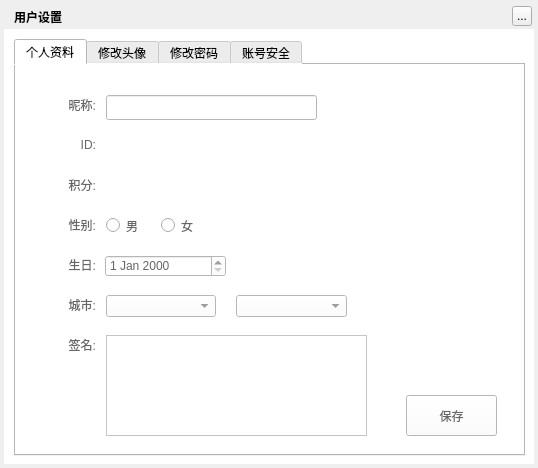
<?xml version="1.0" encoding="UTF-8"?>
<ui version="4.0">
 <class>MusicUserRecordWidget</class>
 <widget class="QWidget" name="MusicUserRecordWidget">
  <property name="geometry">
   <rect>
    <x>0</x>
    <y>0</y>
    <width>538</width>
    <height>468</height>
   </rect>
  </property>
  <property name="windowTitle">
   <string>用户设置 </string>
  </property>
  <property name="styleSheet">
   <string notr="true"/>
  </property>
  <widget class="QLabel" name="background">
   <property name="geometry">
    <rect>
     <x>4</x>
     <y>4</y>
     <width>530</width>
     <height>460</height>
    </rect>
   </property>
   <property name="styleSheet">
    <string notr="true"/>
   </property>
   <property name="text">
    <string/>
   </property>
  </widget>
  <widget class="QLabel" name="topTitleName">
   <property name="geometry">
    <rect>
     <x>14</x>
     <y>4</y>
     <width>221</width>
     <height>25</height>
    </rect>
   </property>
   <property name="styleSheet">
    <string notr="true">color:&quot;#FFFFFF&quot;;font-weight:bold</string>
   </property>
   <property name="text">
    <string>用户设置 </string>
   </property>
  </widget>
  <widget class="QToolButton" name="topTitleCloseButton">
   <property name="geometry">
    <rect>
     <x>512</x>
     <y>6</y>
     <width>20</width>
     <height>20</height>
    </rect>
   </property>
   <property name="text">
    <string>...</string>
   </property>
  </widget>
  <widget class="QWidget" name="backgroundMask" native="true">
   <property name="geometry">
    <rect>
     <x>4</x>
     <y>29</y>
     <width>530</width>
     <height>435</height>
    </rect>
   </property>
   <property name="styleSheet">
    <string notr="true">background:white;</string>
   </property>
   <widget class="QTabWidget" name="tabWidget">
    <property name="geometry">
     <rect>
      <x>10</x>
      <y>10</y>
      <width>511</width>
      <height>417</height>
     </rect>
    </property>
    <property name="currentIndex">
     <number>0</number>
    </property>
    <widget class="QWidget" name="tab">
     <property name="styleSheet">
      <string notr="true">color:#666666;</string>
     </property>
     <attribute name="title">
      <string>个人资料</string>
     </attribute>
     <widget class="QLabel" name="label_F">
      <property name="geometry">
       <rect>
        <x>30</x>
        <y>110</y>
        <width>50</width>
        <height>20</height>
       </rect>
      </property>
      <property name="styleSheet">
       <string notr="true"/>
      </property>
      <property name="text">
       <string>积分:</string>
      </property>
      <property name="alignment">
       <set>Qt::AlignRight|Qt::AlignTrailing|Qt::AlignVCenter</set>
      </property>
     </widget>
     <widget class="QLabel" name="userTimeLabel_F">
      <property name="geometry">
       <rect>
        <x>90</x>
        <y>110</y>
        <width>261</width>
        <height>21</height>
       </rect>
      </property>
      <property name="text">
       <string/>
      </property>
     </widget>
     <widget class="QLabel" name="label_2F">
      <property name="geometry">
       <rect>
        <x>30</x>
        <y>70</y>
        <width>50</width>
        <height>20</height>
       </rect>
      </property>
      <property name="text">
       <string>ID:</string>
      </property>
      <property name="alignment">
       <set>Qt::AlignRight|Qt::AlignTrailing|Qt::AlignVCenter</set>
      </property>
     </widget>
     <widget class="QLabel" name="userIDLabel_F">
      <property name="geometry">
       <rect>
        <x>90</x>
        <y>70</y>
        <width>261</width>
        <height>21</height>
       </rect>
      </property>
      <property name="text">
       <string/>
      </property>
     </widget>
     <widget class="QLabel" name="label_3F">
      <property name="geometry">
       <rect>
        <x>30</x>
        <y>30</y>
        <width>50</width>
        <height>20</height>
       </rect>
      </property>
      <property name="text">
       <string>昵称:</string>
      </property>
      <property name="alignment">
       <set>Qt::AlignRight|Qt::AlignTrailing|Qt::AlignVCenter</set>
      </property>
     </widget>
     <widget class="QLabel" name="label_4F">
      <property name="geometry">
       <rect>
        <x>30</x>
        <y>150</y>
        <width>50</width>
        <height>20</height>
       </rect>
      </property>
      <property name="text">
       <string>性别:</string>
      </property>
      <property name="alignment">
       <set>Qt::AlignRight|Qt::AlignTrailing|Qt::AlignVCenter</set>
      </property>
     </widget>
     <widget class="QLabel" name="label_5F">
      <property name="geometry">
       <rect>
        <x>30</x>
        <y>190</y>
        <width>50</width>
        <height>20</height>
       </rect>
      </property>
      <property name="text">
       <string>生日:</string>
      </property>
      <property name="alignment">
       <set>Qt::AlignRight|Qt::AlignTrailing|Qt::AlignVCenter</set>
      </property>
     </widget>
     <widget class="QLabel" name="label_6F">
      <property name="geometry">
       <rect>
        <x>30</x>
        <y>230</y>
        <width>50</width>
        <height>20</height>
       </rect>
      </property>
      <property name="text">
       <string>城市:</string>
      </property>
      <property name="alignment">
       <set>Qt::AlignRight|Qt::AlignTrailing|Qt::AlignVCenter</set>
      </property>
     </widget>
     <widget class="QLabel" name="label_7F">
      <property name="geometry">
       <rect>
        <x>30</x>
        <y>270</y>
        <width>50</width>
        <height>20</height>
       </rect>
      </property>
      <property name="text">
       <string>签名:</string>
      </property>
      <property name="alignment">
       <set>Qt::AlignRight|Qt::AlignTrailing|Qt::AlignVCenter</set>
      </property>
     </widget>
     <widget class="QPushButton" name="confirmButton_F">
      <property name="geometry">
       <rect>
        <x>390</x>
        <y>330</y>
        <width>91</width>
        <height>41</height>
       </rect>
      </property>
      <property name="cursor">
       <cursorShape>PointingHandCursor</cursorShape>
      </property>
      <property name="text">
       <string>保存</string>
      </property>
     </widget>
     <widget class="QLineEdit" name="nicknameEdit">
      <property name="geometry">
       <rect>
        <x>90</x>
        <y>30</y>
        <width>211</width>
        <height>25</height>
       </rect>
      </property>
     </widget>
     <widget class="QRadioButton" name="maleRadioButton_F">
      <property name="geometry">
       <rect>
        <x>90</x>
        <y>153</y>
        <width>50</width>
        <height>15</height>
       </rect>
      </property>
      <property name="text">
       <string>男</string>
      </property>
     </widget>
     <widget class="QRadioButton" name="femaleRadioButton_F">
      <property name="geometry">
       <rect>
        <x>145</x>
        <y>153</y>
        <width>60</width>
        <height>15</height>
       </rect>
      </property>
      <property name="text">
       <string>女</string>
      </property>
     </widget>
     <widget class="QDateEdit" name="birthDateEdit_F">
      <property name="geometry">
       <rect>
        <x>89</x>
        <y>190</y>
        <width>121</width>
        <height>22</height>
       </rect>
      </property>
     </widget>
     <widget class="QComboBox" name="cityComboBox_F">
      <property name="geometry">
       <rect>
        <x>90</x>
        <y>230</y>
        <width>110</width>
        <height>22</height>
       </rect>
      </property>
     </widget>
     <widget class="QComboBox" name="countryComboBox_F">
      <property name="geometry">
       <rect>
        <x>220</x>
        <y>230</y>
        <width>111</width>
        <height>22</height>
       </rect>
      </property>
     </widget>
     <widget class="QTextEdit" name="signatureEdit_F">
      <property name="geometry">
       <rect>
        <x>90</x>
        <y>270</y>
        <width>261</width>
        <height>101</height>
       </rect>
      </property>
     </widget>
    </widget>
    <widget class="QWidget" name="tab_2">
     <property name="styleSheet">
      <string notr="true">color:#666666;</string>
     </property>
     <attribute name="title">
      <string>修改头像</string>
     </attribute>
     <widget class="QLabel" name="label_S">
      <property name="geometry">
       <rect>
        <x>20</x>
        <y>20</y>
        <width>241</width>
        <height>20</height>
       </rect>
      </property>
      <property name="styleSheet">
       <string notr="true">font-weight:bold</string>
      </property>
      <property name="text">
       <string>设置您喜爱的一个头像:</string>
      </property>
     </widget>
     <widget class="QLabel" name="label_2S">
      <property name="geometry">
       <rect>
        <x>40</x>
        <y>45</y>
        <width>461</width>
        <height>20</height>
       </rect>
      </property>
      <property name="text">
       <string>(请选择图片文件，最佳尺寸400X400，支持JPG,JPEG,PNG,GIF)</string>
      </property>
     </widget>
     <widget class="MusicPhotoGrabLabel" name="bigPixmapLabel_S" native="true">
      <property name="geometry">
       <rect>
        <x>50</x>
        <y>100</y>
        <width>200</width>
        <height>200</height>
       </rect>
      </property>
     </widget>
     <widget class="QLabel" name="smlPixmapLabel_S">
      <property name="geometry">
       <rect>
        <x>320</x>
        <y>160</y>
        <width>100</width>
        <height>100</height>
       </rect>
      </property>
      <property name="text">
       <string/>
      </property>
     </widget>
     <widget class="QLabel" name="label_5S">
      <property name="geometry">
       <rect>
        <x>335</x>
        <y>130</y>
        <width>60</width>
        <height>20</height>
       </rect>
      </property>
      <property name="text">
       <string>头像预览</string>
      </property>
     </widget>
     <widget class="QPushButton" name="openFileButton_S">
      <property name="geometry">
       <rect>
        <x>60</x>
        <y>320</y>
        <width>91</width>
        <height>41</height>
       </rect>
      </property>
      <property name="cursor">
       <cursorShape>PointingHandCursor</cursorShape>
      </property>
      <property name="text">
       <string>选择头像</string>
      </property>
     </widget>
     <widget class="QPushButton" name="saveFileButton_S">
      <property name="geometry">
       <rect>
        <x>330</x>
        <y>320</y>
        <width>91</width>
        <height>41</height>
       </rect>
      </property>
      <property name="cursor">
       <cursorShape>PointingHandCursor</cursorShape>
      </property>
      <property name="text">
       <string>确定选择</string>
      </property>
     </widget>
    </widget>
    <widget class="QWidget" name="tab_3">
     <property name="styleSheet">
      <string notr="true"/>
     </property>
     <attribute name="title">
      <string>修改密码</string>
     </attribute>
     <widget class="QLabel" name="label_T">
      <property name="geometry">
       <rect>
        <x>50</x>
        <y>50</y>
        <width>50</width>
        <height>20</height>
       </rect>
      </property>
      <property name="text">
       <string>&lt;font color=&quot;#FF0000&quot;&gt;*&lt;/font&gt;原密码:</string>
      </property>
      <property name="alignment">
       <set>Qt::AlignRight|Qt::AlignTrailing|Qt::AlignVCenter</set>
      </property>
     </widget>
     <widget class="MusicUserLineEdit" name="originPwdEdit_T">
      <property name="geometry">
       <rect>
        <x>110</x>
        <y>50</y>
        <width>211</width>
        <height>25</height>
       </rect>
      </property>
      <property name="echoMode">
       <enum>QLineEdit::Password</enum>
      </property>
     </widget>
     <widget class="QLabel" name="label_2T">
      <property name="geometry">
       <rect>
        <x>50</x>
        <y>100</y>
        <width>50</width>
        <height>20</height>
       </rect>
      </property>
      <property name="text">
       <string>&lt;font color=&quot;#FF0000&quot;&gt;*&lt;/font&gt;新密码:</string>
      </property>
      <property name="alignment">
       <set>Qt::AlignRight|Qt::AlignTrailing|Qt::AlignVCenter</set>
      </property>
     </widget>
     <widget class="MusicUserLineEdit" name="newPwdEdit_T">
      <property name="geometry">
       <rect>
        <x>110</x>
        <y>100</y>
        <width>211</width>
        <height>25</height>
       </rect>
      </property>
      <property name="echoMode">
       <enum>QLineEdit::Password</enum>
      </property>
     </widget>
     <widget class="QLabel" name="label_3T">
      <property name="geometry">
       <rect>
        <x>40</x>
        <y>170</y>
        <width>61</width>
        <height>20</height>
       </rect>
      </property>
      <property name="text">
       <string>&lt;font color=&quot;#FF0000&quot;&gt;*&lt;/font&gt;确认密码:</string>
      </property>
      <property name="alignment">
       <set>Qt::AlignRight|Qt::AlignTrailing|Qt::AlignVCenter</set>
      </property>
     </widget>
     <widget class="MusicUserLineEdit" name="newCPwdEdit_T">
      <property name="geometry">
       <rect>
        <x>110</x>
        <y>170</y>
        <width>211</width>
        <height>25</height>
       </rect>
      </property>
      <property name="echoMode">
       <enum>QLineEdit::Password</enum>
      </property>
     </widget>
     <widget class="QLineEdit" name="verificationCodeEdit_T">
      <property name="geometry">
       <rect>
        <x>110</x>
        <y>215</y>
        <width>81</width>
        <height>31</height>
       </rect>
      </property>
     </widget>
     <widget class="QLabel" name="label_4T">
      <property name="geometry">
       <rect>
        <x>50</x>
        <y>220</y>
        <width>50</width>
        <height>20</height>
       </rect>
      </property>
      <property name="text">
       <string>&lt;font color=&quot;#FF0000&quot;&gt;*&lt;/font&gt;验证码:</string>
      </property>
      <property name="alignment">
       <set>Qt::AlignRight|Qt::AlignTrailing|Qt::AlignVCenter</set>
      </property>
     </widget>
     <widget class="QPushButton" name="confirmButton_T">
      <property name="geometry">
       <rect>
        <x>110</x>
        <y>285</y>
        <width>91</width>
        <height>41</height>
       </rect>
      </property>
      <property name="cursor">
       <cursorShape>PointingHandCursor</cursorShape>
      </property>
      <property name="text">
       <string>保存</string>
      </property>
     </widget>
     <widget class="QLabel" name="label_5T">
      <property name="geometry">
       <rect>
        <x>110</x>
        <y>140</y>
        <width>72</width>
        <height>20</height>
       </rect>
      </property>
      <property name="text">
       <string>密码强度：弱</string>
      </property>
      <property name="alignment">
       <set>Qt::AlignRight|Qt::AlignTrailing|Qt::AlignVCenter</set>
      </property>
     </widget>
     <widget class="QLabel" name="label_6T">
      <property name="geometry">
       <rect>
        <x>305</x>
        <y>140</y>
        <width>15</width>
        <height>20</height>
       </rect>
      </property>
      <property name="text">
       <string>强</string>
      </property>
      <property name="alignment">
       <set>Qt::AlignRight|Qt::AlignTrailing|Qt::AlignVCenter</set>
      </property>
     </widget>
     <widget class="QLabel" name="pwdStrengthT1">
      <property name="geometry">
       <rect>
        <x>185</x>
        <y>145</y>
        <width>35</width>
        <height>10</height>
       </rect>
      </property>
      <property name="styleSheet">
       <string notr="true">background:#BFBFBF;</string>
      </property>
      <property name="text">
       <string/>
      </property>
      <property name="alignment">
       <set>Qt::AlignRight|Qt::AlignTrailing|Qt::AlignVCenter</set>
      </property>
     </widget>
     <widget class="QLabel" name="pwdStrengthT2">
      <property name="geometry">
       <rect>
        <x>227</x>
        <y>145</y>
        <width>35</width>
        <height>10</height>
       </rect>
      </property>
      <property name="styleSheet">
       <string notr="true">background:#BFBFBF;</string>
      </property>
      <property name="text">
       <string/>
      </property>
      <property name="alignment">
       <set>Qt::AlignRight|Qt::AlignTrailing|Qt::AlignVCenter</set>
      </property>
     </widget>
     <widget class="QLabel" name="pwdStrengthT3">
      <property name="geometry">
       <rect>
        <x>270</x>
        <y>145</y>
        <width>35</width>
        <height>10</height>
       </rect>
      </property>
      <property name="styleSheet">
       <string notr="true">background:#BFBFBF;</string>
      </property>
      <property name="text">
       <string/>
      </property>
      <property name="alignment">
       <set>Qt::AlignRight|Qt::AlignTrailing|Qt::AlignVCenter</set>
      </property>
     </widget>
     <widget class="QLabel" name="labelRighT1">
      <property name="geometry">
       <rect>
        <x>330</x>
        <y>53</y>
        <width>20</width>
        <height>20</height>
       </rect>
      </property>
      <property name="styleSheet">
       <string notr="true">image:url(:/tiny/lb_right)</string>
      </property>
      <property name="text">
       <string/>
      </property>
     </widget>
     <widget class="QLabel" name="labelRighT2">
      <property name="geometry">
       <rect>
        <x>330</x>
        <y>103</y>
        <width>20</width>
        <height>20</height>
       </rect>
      </property>
      <property name="styleSheet">
       <string notr="true">image:url(:/tiny/lb_right)</string>
      </property>
      <property name="text">
       <string/>
      </property>
     </widget>
     <widget class="QLabel" name="labelRighT3">
      <property name="geometry">
       <rect>
        <x>330</x>
        <y>173</y>
        <width>20</width>
        <height>20</height>
       </rect>
      </property>
      <property name="styleSheet">
       <string notr="true">image:url(:/tiny/lb_right)</string>
      </property>
      <property name="text">
       <string/>
      </property>
     </widget>
     <widget class="MusicCodeAreaWidget" name="verificationCode">
      <property name="geometry">
       <rect>
        <x>220</x>
        <y>215</y>
        <width>91</width>
        <height>31</height>
       </rect>
      </property>
     </widget>
    </widget>
    <widget class="QWidget" name="tab_4">
     <property name="styleSheet">
      <string notr="true">
	color:#666666;</string>
     </property>
     <attribute name="title">
      <string>账号安全</string>
     </attribute>
     <widget class="QLabel" name="label_FF1">
      <property name="geometry">
       <rect>
        <x>50</x>
        <y>20</y>
        <width>415</width>
        <height>31</height>
       </rect>
      </property>
      <property name="text">
       <string>&lt;font size=5&gt;&lt;b&gt;安全邮箱&lt;/b&gt;&lt;/font&gt;（安全邮箱可用于找回密码，验证后还可以作为登录邮箱）</string>
      </property>
     </widget>
     <widget class="Line" name="line_FF">
      <property name="geometry">
       <rect>
        <x>40</x>
        <y>115</y>
        <width>420</width>
        <height>3</height>
       </rect>
      </property>
      <property name="orientation">
       <enum>Qt::Horizontal</enum>
      </property>
     </widget>
     <widget class="Line" name="line_FF2">
      <property name="geometry">
       <rect>
        <x>40</x>
        <y>225</y>
        <width>420</width>
        <height>3</height>
       </rect>
      </property>
      <property name="orientation">
       <enum>Qt::Horizontal</enum>
      </property>
     </widget>
     <widget class="QLabel" name="label_FF2">
      <property name="geometry">
       <rect>
        <x>50</x>
        <y>130</y>
        <width>415</width>
        <height>31</height>
       </rect>
      </property>
      <property name="text">
       <string>&lt;font size=5&gt;&lt;b&gt;安全手机&lt;/b&gt;&lt;/font&gt;（安全手机可用于找回密码，验证后还可以作为登录手机）</string>
      </property>
     </widget>
     <widget class="Line" name="line_FF3">
      <property name="geometry">
       <rect>
        <x>40</x>
        <y>335</y>
        <width>420</width>
        <height>3</height>
       </rect>
      </property>
      <property name="orientation">
       <enum>Qt::Horizontal</enum>
      </property>
     </widget>
     <widget class="QLabel" name="label_FF3">
      <property name="geometry">
       <rect>
        <x>50</x>
        <y>240</y>
        <width>415</width>
        <height>31</height>
       </rect>
      </property>
      <property name="styleSheet">
       <string notr="true"/>
      </property>
      <property name="text">
       <string>&lt;font size=5&gt;&lt;b&gt;安全问题&lt;/b&gt;&lt;/font&gt;（忘记密码时，通过安全问题重新设置密码）</string>
      </property>
     </widget>
     <widget class="QLabel" name="label_FF4">
      <property name="geometry">
       <rect>
        <x>60</x>
        <y>70</y>
        <width>161</width>
        <height>20</height>
       </rect>
      </property>
      <property name="styleSheet">
       <string notr="true">color:#158FE1;font-size:15px;font-weight:bold</string>
      </property>
      <property name="text">
       <string>g******ky@163.com</string>
      </property>
     </widget>
     <widget class="QLabel" name="label_FF6">
      <property name="geometry">
       <rect>
        <x>60</x>
        <y>180</y>
        <width>111</width>
        <height>20</height>
       </rect>
      </property>
      <property name="styleSheet">
       <string notr="true">color:#158FE1;font-size:15px;font-weight:bold</string>
      </property>
      <property name="text">
       <string>159******49</string>
      </property>
     </widget>
     <widget class="QLabel" name="label_FF5">
      <property name="geometry">
       <rect>
        <x>360</x>
        <y>70</y>
        <width>90</width>
        <height>20</height>
       </rect>
      </property>
      <property name="text">
       <string>状态:&lt;font color=&quot;#000000&quot; size=4 &gt;&lt;b&gt;已验证&lt;/b&gt;&lt;/font&gt;</string>
      </property>
     </widget>
     <widget class="QLabel" name="label_FF7">
      <property name="geometry">
       <rect>
        <x>360</x>
        <y>180</y>
        <width>90</width>
        <height>20</height>
       </rect>
      </property>
      <property name="text">
       <string>状态:&lt;font color=&quot;#000000&quot; size=4 &gt;&lt;b&gt;已验证&lt;/b&gt;&lt;/font&gt;</string>
      </property>
     </widget>
     <widget class="QLabel" name="label_FF8">
      <property name="geometry">
       <rect>
        <x>360</x>
        <y>285</y>
        <width>90</width>
        <height>20</height>
       </rect>
      </property>
      <property name="text">
       <string>状态:&lt;font color=&quot;#000000&quot; size=4 &gt;&lt;b&gt;已设置&lt;/b&gt;&lt;/font&gt;</string>
      </property>
     </widget>
    </widget>
   </widget>
  </widget>
  <zorder>background</zorder>
  <zorder>backgroundMask</zorder>
  <zorder>topTitleName</zorder>
  <zorder>topTitleCloseButton</zorder>
 </widget>
 <customwidgets>
  <customwidget>
   <class>MusicUserLineEdit</class>
   <extends>QLineEdit</extends>
   <header>musicuserlineedit.h</header>
   <container>1</container>
  </customwidget>
  <customwidget>
   <class>MusicCodeAreaWidget</class>
   <extends>QLabel</extends>
   <header>musiccodeareawidget.h</header>
   <container>1</container>
  </customwidget>
  <customwidget>
   <class>MusicPhotoGrabLabel</class>
   <extends>QWidget</extends>
   <header>musicphotograblabel.h</header>
   <container>1</container>
  </customwidget>
 </customwidgets>
 <resources/>
 <connections/>
</ui>
